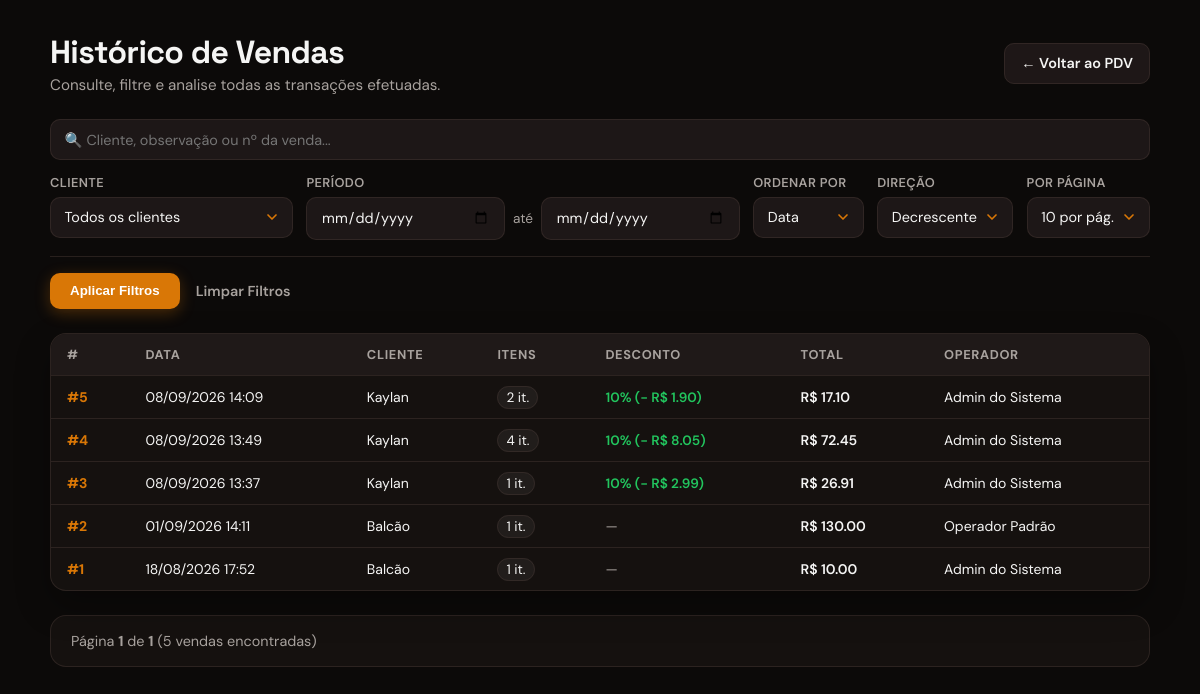
/pdv/historico?pagina=2 (signed in), run on an earlier commit of the app's database.
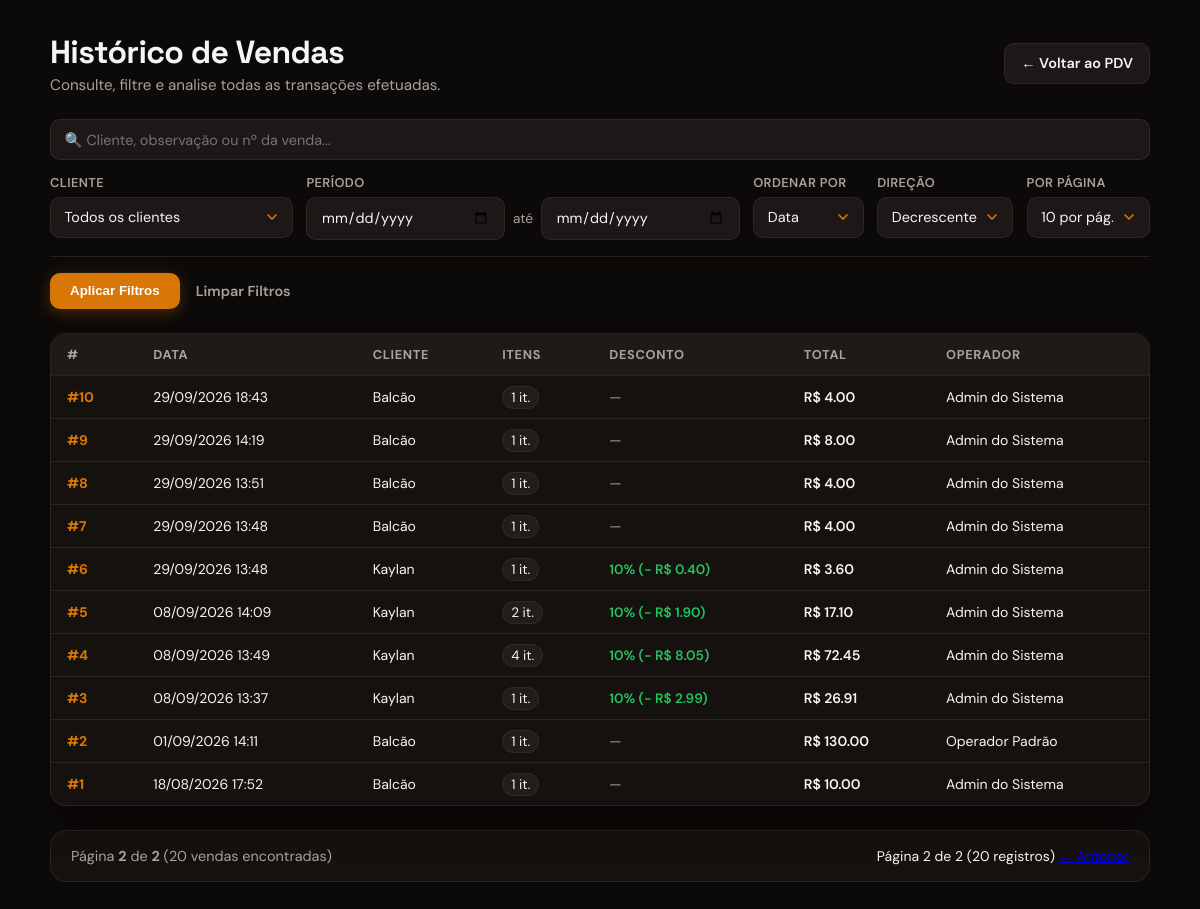
And on a later commit of the database.
### app/models/venda.py (models this page shows, shortened)
class Venda(Base):
    __tablename__ = "vendas"
    id         = Column(Integer, primary_key=True, index=True)
    cliente_id = Column(
        Integer,
        ForeignKey("clientes.id", ondelete="SET NULL"),
        nullable=True
    )
    usuario_id = Column(
        Integer,
        ForeignKey("usuarios.id", ondelete="SET NULL"),
        nullable=True
    )
    desconto_percentual = Column(Float, nullable=False, default=0.0)
    total_bruto  = Column(Float, nullable=False, default=0.0)
    total_liquido = Column(Float, nullable=False, default=0.0)
    observacao = Column(String(255), nullable=True)
    criado_em = Column(DateTime, server_default=func.now())
    cliente = relationship("Cliente", back_populates="vendas")
    usuario = relationship("Usuario", backref="vendas")
    itens   = relationship(
        "ItemVenda",
        back_populates="venda",
        cascade="all, delete-orphan"  # deleta itens se a venda for deletada
    )

### app/models/cliente.py (models this page shows, shortened)
class Cliente(Base):
    __tablename__ = "clientes"
    id         = Column(Integer, primary_key=True, index=True)
    nome       = Column(String(150), nullable=False, index=True)
    matricula  = Column(String(50), nullable=True, unique=True)
    telefone   = Column(String(20), nullable=True)
    is_associado = Column(Boolean, default=False, nullable=False)
    ativo      = Column(Boolean, default=True)
    criado_em  = Column(DateTime, server_default=func.now())
    vendas = relationship("Venda", back_populates="cliente")

### app/models/usuario.py (models this page shows)
class Usuario(Base):
    __tablename__ = "usuarios"
    id = Column(Integer, primary_key=True, autoincrement=True)
    nome = Column(String(100), nullable=False)
    email = Column(String(100), nullable=False, index=True, unique=True)
    senha_hash = Column(String(255), nullable=False)
    role = Column(String(20), nullable=False, default="operador")
    ativo = Column(Boolean, default=True)
    criado_em = Column(DateTime, server_default=func.now())

### app/controllers/pdv_controller.py (the view)
@router.get("/historico")
def historico_vendas(
    request: Request,
    busca: str = "",
    cliente_id: int = 0,
    data_inicio: str = "",
    data_fim: str = "",
    ordenar_por: str = "data",
    direcao: str = "desc",
    pagina: int = 1,
    db: Session = Depends(get_db),
    usuario = Depends(get_usuario_logado)
):
    query = db.query(Venda)
    if cliente_id:
        query = query.filter(Venda.cliente_id == cliente_id)
    if busca:
        termo = f"%{busca}%"
        query = query.outerjoin(Cliente).filter(
            or_(Cliente.nome.ilike(termo), Venda.observacao.ilike(termo), Venda.id.cast(String).ilike(termo))
        )
    try:
        if data_inicio:
            query = query.filter(Venda.criado_em >= datetime.fromisoformat(data_inicio))
        if data_fim:
            query = query.filter(Venda.criado_em < datetime.fromisoformat(data_fim) + timedelta(days=1))
    except ValueError:
        data_inicio = ""
        data_fim = ""
    ordenacoes = {"data": Venda.criado_em, "total": Venda.total_liquido, "desconto": Venda.desconto_percentual, "id": Venda.id}
    ordenar_por = ordenar_por if ordenar_por in ordenacoes else "data"
    direcao = direcao if direcao in ("asc", "desc") else "desc"
    coluna_ordenacao = ordenacoes[ordenar_por]
    query = query.order_by(coluna_ordenacao.desc() if direcao == "desc" else coluna_ordenacao.asc(), Venda.id.desc())
    total_vendas = query.count()
    pagina = max(pagina, 1)
    por_pagina = 10
    total_paginas = max(math.ceil(total_vendas / por_pagina), 1)
    pagina = min(pagina, total_paginas)
    vendas = query.offset((pagina - 1) * por_pagina).limit(por_pagina).all()
    clientes = db.query(Cliente).filter(Cliente.ativo == True).order_by(Cliente.nome).all()
    return templates.TemplateResponse(
        request,
        "pdv/historico.html",
        {
            "request": request, "usuario": usuario, "vendas": vendas,
            "clientes": clientes, "busca": busca, "cliente_id": cliente_id,
            "data_inicio": data_inicio, "data_fim": data_fim,
            "ordenar_por": ordenar_por, "direcao": direcao,
            "pagina": pagina, "por_pagina": por_pagina,
            "total_paginas": total_paginas, "total_vendas": total_vendas,
        }
    )

### app/templates/pdv/historico.html (shortened to what this page needs)
<!DOCTYPE html>
<html lang="pt-br">
<head>
    <link rel="stylesheet" href="/static/css/pdv/historico.css">
</head>
<body>
    <div class="container">
        <div class="page-header">
            <div>
                <h1>Histórico de Vendas</h1>
                <p class="subtitle">Consulte, filtre e analise todas as transações efetuadas.</p>
            </div>
            <div>
                <a href="/pdv" class="btn-secondary">← Voltar ao PDV</a>
            </div>
        </div>
        <form method="get" action="/pdv/historico" class="filter-form">
            <div class="filter-grid">
                <div class="filter-group col-search">
                    <input type="text" name="busca" placeholder="🔍 Cliente, observação ou nº da venda..." value="{{ busca }}" class="input-field">
                </div>
                <div class="filter-group col-cliente">
                    <label>Cliente</label>
                    <div class="custom-dropdown" id="dropdown-cliente">
                        <div class="dropdown-selected">
                            {% set cliente_selecionado_nome = "Todos os clientes" %}
                            {% for c in clientes %}
                                {% if cliente_id|int == c.id|int %}{% set cliente_selecionado_nome = c.nome %}{% endif %}
                            {% endfor %}
                            {{ cliente_selecionado_nome }}
                        </div>
                    </div>
                </div>
                <div class="filter-group col-periodo">
                    <label>Período</label>
                    <div class="date-range">
                        <input type="date" name="data_inicio" value="{{ data_inicio }}" class="input-field" title="Data Inicial">
                        <span>até</span>
                        <input type="date" name="data_fim" value="{{ data_fim }}" class="input-field" title="Data Final">
                    </div>
                </div>
                <div class="filter-group col-ordenar">
                    <label>Ordenar por</label>
                    <div class="custom-dropdown" id="dropdown-ordenar">
                        <div class="dropdown-selected">
                            {% set ord_map = {'data': 'Data', 'id': 'Número', 'total': 'Total', 'desconto': 'Desconto'} %}
                            {{ ord_map.get(ordenar_por, 'Data') }}
                        </div>
                    </div>
                </div>
                <div class="filter-group col-direcao">
                    <label>Direção</label>
                    <div class="custom-dropdown" id="dropdown-direcao">
                        <div class="dropdown-selected">
                            {{ 'Decrescente' if direcao == 'desc' else 'Crescente' }}
                        </div>
                    </div>
                </div>
                <div class="filter-group col-paginacao">
                    <label>Por página</label>
                    <div class="custom-dropdown" id="dropdown-por-pagina">
                        <div class="dropdown-selected">
                            {{ por_pagina or 10 }} por pág.
                        </div>
                    </div>
                </div>
            </div>
            <div class="filter-actions">
                <button type="submit" class="btn-primary">Aplicar Filtros</button>
                <a href="/pdv/historico" class="btn-clear">Limpar Filtros</a>
            </div>
        </form>
        <div class="table-container">
            <table>
                <thead>
                    <tr>
                        <th>#</th>
                        <th>Data</th>
                        <th>Cliente</th>
                        <th>Itens</th>
                        <th>Desconto</th>
                        <th>Total</th>
                        <th>Operador</th>
                    </tr>
                </thead>
                <tbody>
                    {% for v in vendas %}
                    <tr>
                        <td><a href="/pdv/venda/{{ v.id }}" class="venda-link">#{{ v.id }}</a></td>
                        <td>{{ v.criado_em.strftime('%d/%m/%Y %H:%M') }}</td>
                        <td>{{ v.cliente.nome if v.cliente else "Balcão" }}</td>
                        <td><span class="badge-itens">{{ v.itens | length }} it.</span></td>
                        <td>
                            {% if v.desconto_percentual > 0 %}
                            <span class="discount-tag">
                                {{ v.desconto_percentual|int }}% (− R$ {{ "%.2f"|format(v.desconto_valor) }})
                            </span>
                            {% else %}
                            <span class="text-muted">—</span>
                            {% endif %}
                        </td>
                        <td class="preco">R$ {{ "%.2f"|format(v.total_liquido) }}</td>
                        <td>{{ v.usuario.nome if v.usuario else "—" }}</td>
                    </tr>
                    {% endfor %}
                </tbody>
            </table>
        </div>
        <div class="pagination-footer">
            <p class="pagination-info">Página <strong>{{ pagina }}</strong> de <strong>{{ total_paginas }}</strong> ({{ total_vendas }} vendas encontradas)</p>
            {% set total_registros = total_vendas %}
            {% include "_pagination.html" %}
        </div>
    </div>
</body>
</html>

### app/templates/_pagination.html (shortened to what this page needs)
{% if total_paginas > 1 %}
<nav class="pagination" aria-label="Paginação">
    <span>Página {{ pagina }} de {{ total_paginas }} ({{ total_registros }} registros)</span>
    {% if pagina > 1 %}<a href="{{ request.url.include_query_params(pagina=pagina - 1) }}">← Anterior</a>{% endif %}
</nav>
{% endif %}

What changed in the data, as far as the page shows it:
added Venda: id "10", criado_em "29/09/2026 18:43", cliente "Balcão", itens|length "1", total_liquido "4.00", usuario "Admin do Sistema"
added Venda: id "9", criado_em "29/09/2026 14:19", cliente "Balcão", itens|length "1", total_liquido "8.00", usuario "Admin do Sistema"
added Venda: id "8", criado_em "29/09/2026 13:51", cliente "Balcão", itens|length "1", total_liquido "4.00", usuario "Admin do Sistema"
added Venda: id "7", criado_em "29/09/2026 13:48", cliente "Balcão", itens|length "1", total_liquido "4.00", usuario "Admin do Sistema"
added Venda: id "6", criado_em "29/09/2026 13:48", cliente "Kaylan", itens|length "1", desconto_percentual "10", desconto_valor "0.40", total_liquido "3.60", usuario "Admin do Sistema"
Also different on the page:
{{ pagina }}: "1" → "2"
{{ total_paginas }}: "1" → "2"
{{ total_vendas }}: "5" → "20"
{{ pagina }}: (not shown) → "2"
{{ total_paginas }}: (not shown) → "2"
{{ total_registros }}: (not shown) → "20"
text now shown: "Página de ( registros)"
